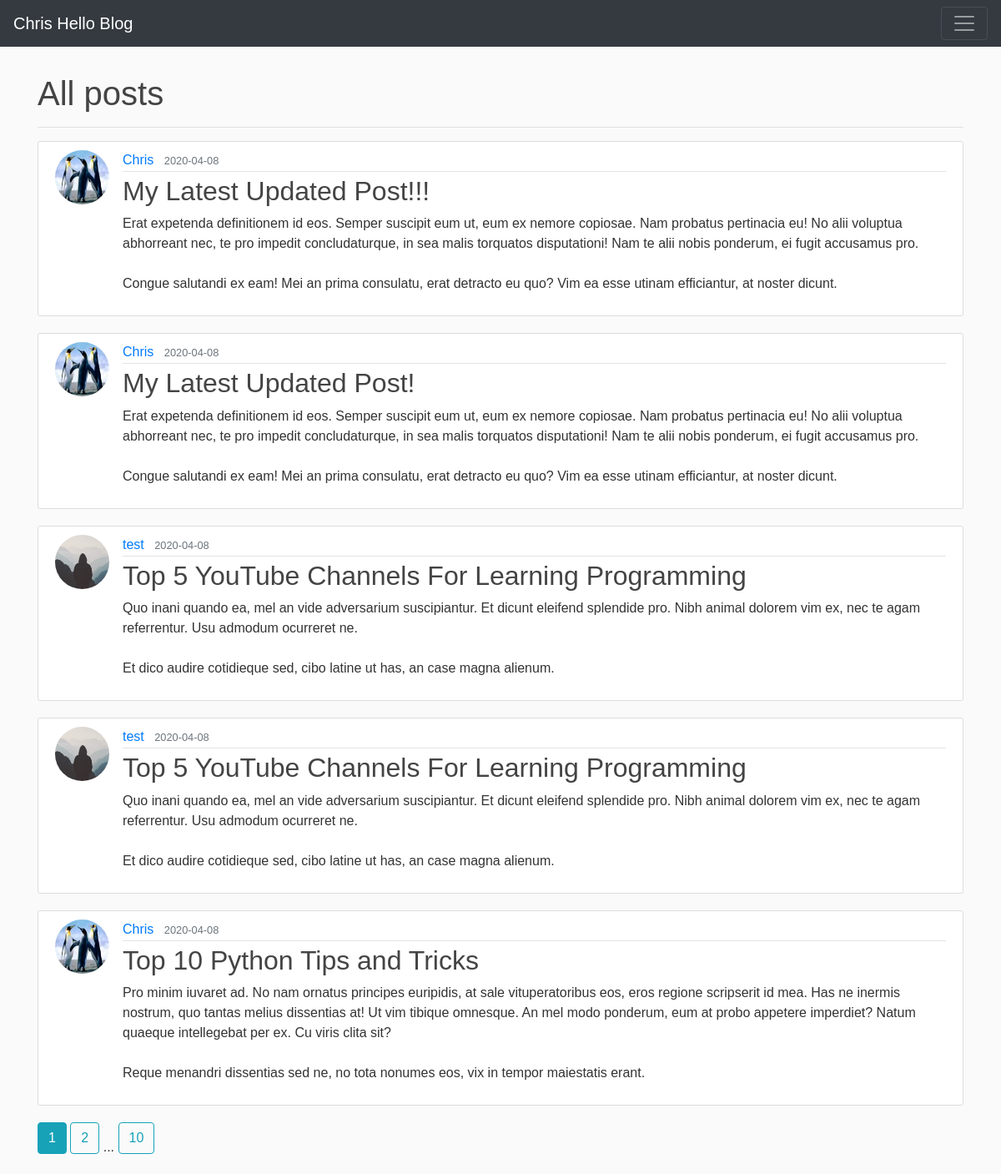
Page /posts on the earlier database version.
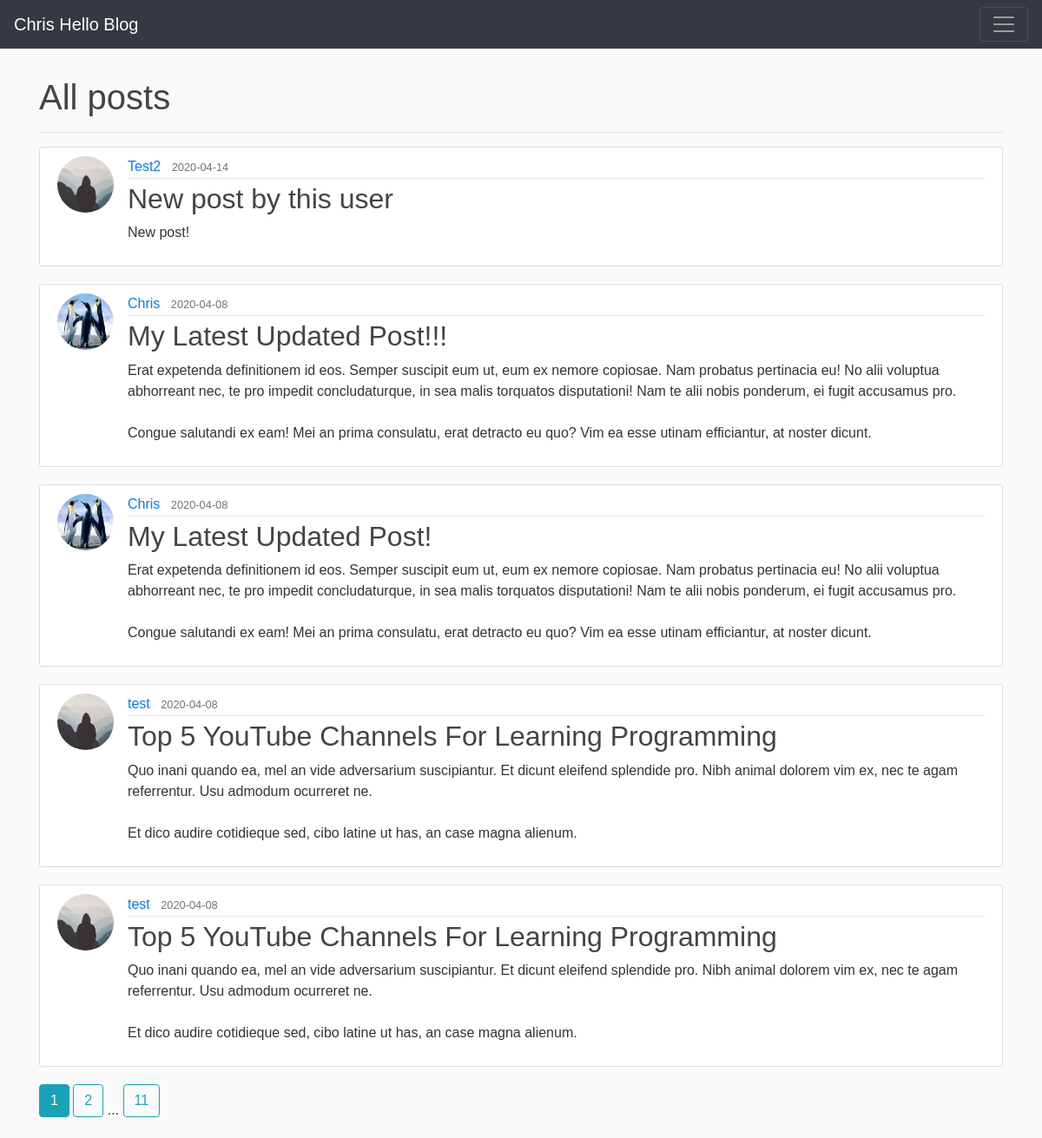
Same page on the later database version.
### flaskblog/models.py (models this page shows, shortened)
class Post(db.Model):
    id = db.Column(db.Integer, primary_key = True)
    title = db.Column(db.String(100), nullable = False) #cant be null, must exist
    content = db.Column(db.Text, nullable = False)
    date_posted = db.Column(db.DateTime, nullable = False, default = datetime.utcnow)
    user_id = db.Column(db.Integer, db.ForeignKey('user.id'), nullable = False) # relates to the 'id' column of 'user' table (which explains the lowercase 'user')

class User(db.Model, UserMixin):
    id = db.Column(db.Integer, primary_key=True)
    username = db.Column(db.String(20), unique=True, nullable = False) #max length 20, must be unique
    email = db.Column(db.String(120), unique=True, nullable = False)
    image_file = db.Column(db.String(20), nullable = False, default='default.jpg') #length 20 because it'll hold the hash of their image
    password = db.Column(db.String(60), nullable = False)
    posts = db.relationship('Post', backref = 'author', lazy = True) # relationship, not a column!

### flaskblog/posts/routes.py (the view)
@p.route('/posts')
def posts():
    page = request.args.get('page', 1, type = int) # look for optional parameter in GET request, default to 1, of type int
    posts = Post.query.order_by(Post.date_posted.desc()).paginate(page = page, per_page = 5) # enter page requested into our paginate query on the Post model
    return render_template('posts.html', posts = posts, title = "Posts") #you will have access in html to this posts variable

### flaskblog/templates/posts.html (shortened to what this page needs)
{% extends 'base.html' %}
{% block body %}
<br>
<div>
  <h1 style="display:inline">All posts</h1>
</div>
<hr>
{% for post in posts.items %}
<article class="media content-section">
  <img class="rounded-circle article-img" src="{{ url_for('static', filename='profile_pics/' + post.author.image_file) }}">
  <div class="media-body">
    <div class="article-metadata">
      <a class="mr-2" href="{{ url_for('users.user_posts', username=post.author.username) }}">{{ post.author.username }}</a>
      <small class="text-muted">{{ post.date_posted.strftime('%Y-%m-%d') }}</small>
    </div>
    <h2><a class="article-title" href="{{ url_for('posts.post', id = post.id) }}">{{ post.title }}</a></h2>
    <p class="article-content">{{ post.content }}</p>
  </div>
</article>
{% endfor %}
{% for page_num in posts.iter_pages(left_edge=1, right_edge=1, left_current=1, right_current=2) %}
  {% if page_num %}
    {% if posts.page == page_num %}
      <a class="btn btn-info mb-4" href="{{ url_for('posts.posts', page = page_num) }}">{{ page_num }}</a>
    {% else %}
      <a class="btn btn-outline-info mb-4" href="{{ url_for('posts.posts', page = page_num) }}">{{ page_num }}</a>
    {% endif %}
  {% else %}
    ...
  {% endif %}
{% endfor %}
{% endblock %}

### flaskblog/templates/base.html (shortened to what this page needs)
<!DOCTYPE html>
<html lang="en" dir="ltr">
  <head>
    <link rel="stylesheet" href="https://stackpath.bootstrapcdn.com/bootstrap/4.4.1/css/bootstrap.min.css">
    <link rel="stylesheet" href="{{ url_for('static', filename='main.css') }}">
  </head>
  <body>
    <nav class="navbar navbar-dark bg-dark">
      <a class="navbar-brand" href="/">Chris Hello Blog</a>
      <button class="navbar-toggler" type="button" data-toggle="collapse" data-target="#navbarsExample01" aria-controls="navbarsExample01" aria-expanded="false" aria-label="Toggle navigation">
        <span class="navbar-toggler-icon"></span>
      </button>
    </nav>
    <div class="container mt-2">
      {% block body %} {% endblock %}
    </div>
  </body>
</html>

### flaskblog/static/main.css (style rules this page uses)
body { background: #fafafa; color: #333333; margin-top: 0rem; font-family: Helvetica; }
h1, h2, h3, h4, h5, h6 { color: #444444; }
.content-section { background: #ffffff; padding: 10px 20px; border: 1px solid #dddddd; border-radius: 3px; margin-bottom: 20px; }
.article-title { color: #444444; }
.article-content { white-space: pre-line; }
.article-img { height: 65px; width: 65px; margin-right: 16px; }
.article-metadata { padding-bottom: 1px; margin-bottom: 4px; border-bottom: 1px solid #e3e3e3 }

Differences in the rows shown:
no longer on this page (row unchanged): Post: image_file (picture), author.username "Chris", date_posted "2020-04-08", title "Top 10 Python Tips and Tricks", content "Pro minim iuvaret ad. No nam ornatus principes euripidis, at sale vituperatoribus eos, eros regione scripserit id mea. Has ne inermis nostrum, quo tantas melius dissentias at! Ut vim tibique omnesque. An mel modo ponderum, eum at probo appetere imperdiet? Natum quaeque intellegebat per ex. Cu viris clita sit? Reque menandri dissentias sed ne, no tota nonumes eos, vix in tempor maiestatis erant."
added Post: image_file (placeholder picture), author.username "Test2", date_posted "2020-04-14", title "New post by this user", content "New post!"
Other differences:
new list line: "11"
list line gone: "10"
